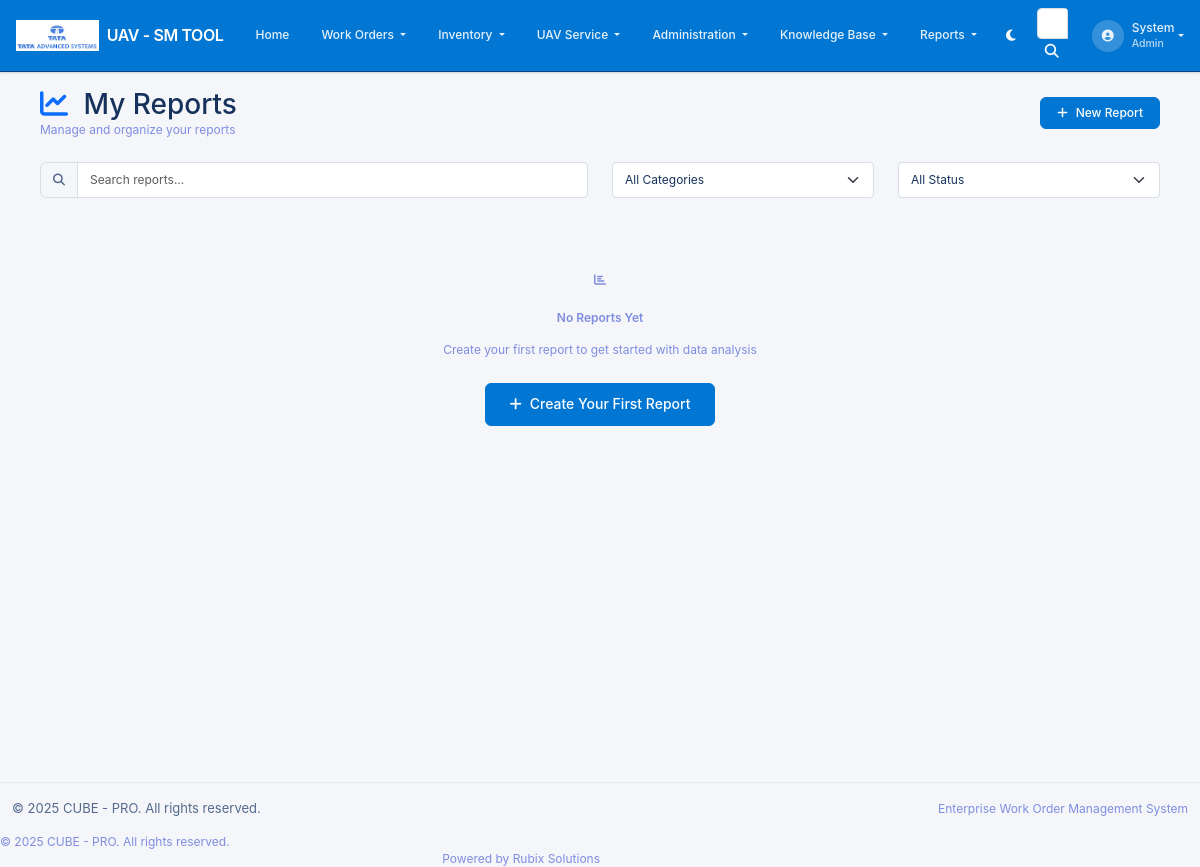
The page /reporting/reports (signed in) on the database as committed earlier.
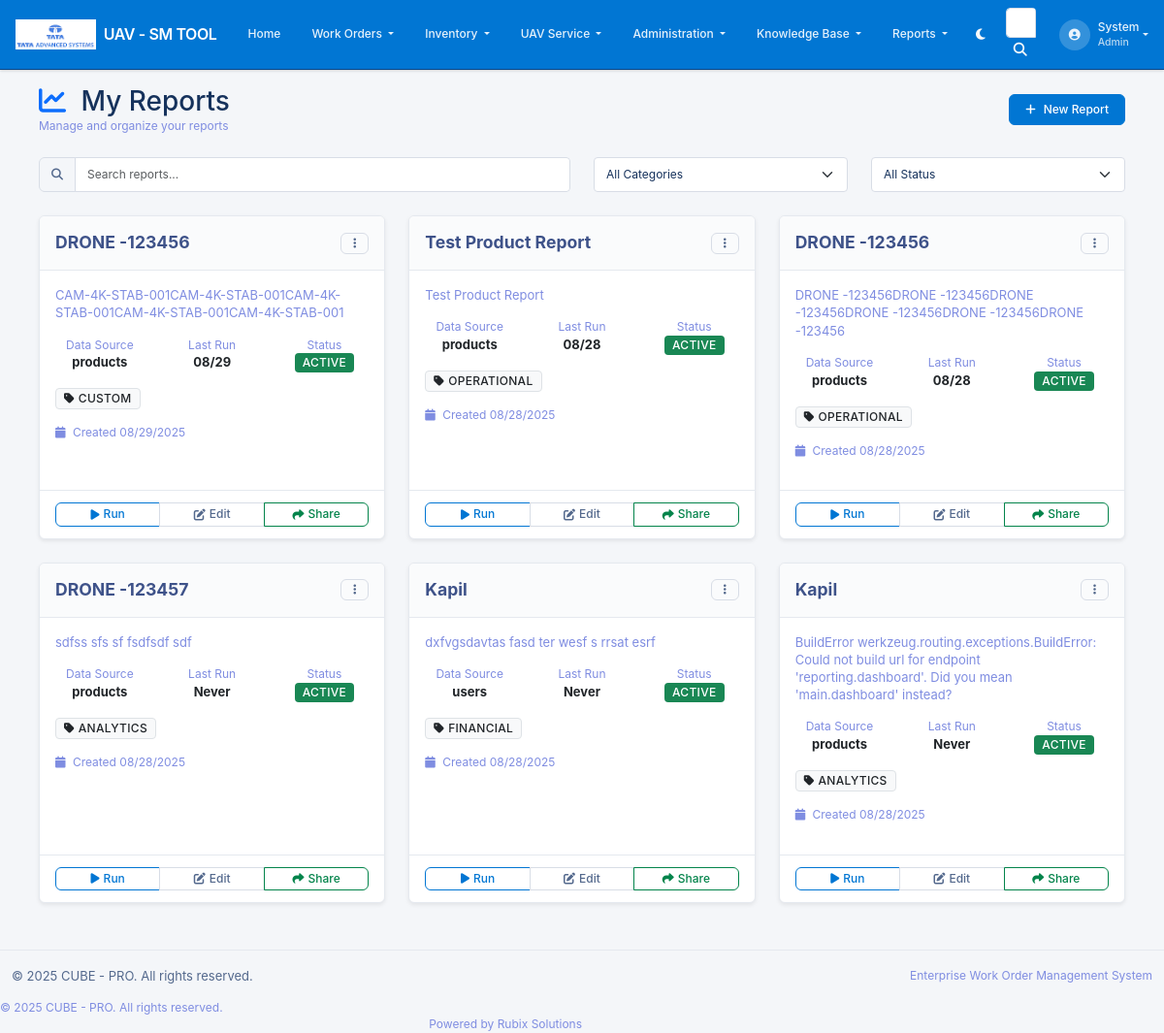
The same page on the database as committed later.
### app/reporting/models.py (models this page shows, shortened)
class Report(db.Model):
    __tablename__ = 'reports'
    id = db.Column(db.Integer, primary_key=True)
    name = db.Column(db.String(100), nullable=False)
    description = db.Column(db.Text)
    category = db.Column(db.String(50))
    status = db.Column(db.String(20), default='active')  # active, draft, archived
    data_source = db.Column(db.String(100))  # Table name
    columns = db.Column(db.Text)  # JSON string of selected columns
    filters = db.Column(db.Text)  # JSON string of filter conditions
    visualizations = db.Column(db.Text)  # JSON string of chart configurations
    tags = db.Column(db.String(200))
    template_type = db.Column(db.String(50), default='blank')
    created_by = db.Column(db.Integer, db.ForeignKey('users.id'), nullable=False)
    created_at = db.Column(db.DateTime, default=datetime.utcnow)
    updated_at = db.Column(db.DateTime, default=datetime.utcnow, onupdate=datetime.utcnow)
    last_execution = db.Column(db.DateTime)
    execution_count = db.Column(db.Integer, default=0)
    creator = db.relationship('User', backref='reports')
    executions = db.relationship('ReportExecution', backref='report', cascade='all, delete-orphan')
    schedules = db.relationship('ReportSchedule', backref='report', cascade='all, delete-orphan')
    shares = db.relationship('ReportShare', backref='report', cascade='all, delete-orphan')
    @property
    def columns_list(self):
        """Get columns as a list"""
        if self.columns:
            try:
                return json.loads(self.columns)
            except:
                return ['*']
        return ['*']
    @property
    def filters_list(self):
        """Get filters as a list"""
        if self.filters:
            try:
                return json.loads(self.filters)
            except:
                return []
        return []
    @property
    def visualizations_dict(self):
        """Get visualizations as a dictionary"""
        if self.visualizations:
            try:
                return json.loads(self.visualizations)
            except:
                return {}
        return {}
    @property
    def is_scheduled(self):
        return any(schedule.is_active for schedule in self.schedules)

### app/reporting/routes.py (the view)
@bp.route('/reports')
@login_required
def reports_list():
    search = request.args.get('search', '')
    category = request.args.get('category', '')
    status = request.args.get('status', '')
    filter_type = request.args.get('filter', '')
    query = Report.query.filter_by(created_by=current_user.id)
    if search:
        query = query.filter(Report.name.contains(search))
    if category:
        query = query.filter_by(category=category)
    if status:
        query = query.filter_by(status=status)
    if filter_type == 'scheduled':
        query = query.join(ReportSchedule).filter(ReportSchedule.is_active == True)
    elif filter_type == 'shared':
        query = query.join(ReportShare).filter(ReportShare.is_active == True)
    reports = query.order_by(Report.updated_at.desc()).all()
    return render_template('reporting/reports_list.html', reports=reports)

### app/__init__.py (called while the page is built)
@login_manager.user_loader
def load_user(user_id):
    from app.models import User
    return User.query.get(int(user_id))

### app/templates/reporting/reports_list.html (shortened to what the changed rows need)
{% extends "base.html" %}
{% block content %}
<div class="container-fluid">
    <div class="d-flex justify-content-between align-items-center mb-4">
        <div>
            <h1 class="h3 mb-0 text-gray-800">
                <i class="fas fa-chart-line text-primary me-2"></i>
                My Reports
            </h1>
        </div>
    </div>
    <div class="row" id="reportsGrid">
        {% for report in reports %}
        <div class="col-lg-4 col-md-6 mb-4 report-card"
             data-category="{{ report.category or '' }}"
             data-status="{{ report.status or 'active' }}"
             data-name="{{ report.name.lower() }}">
            <div class="card h-100 shadow-sm hover-shadow">
                <div class="card-header d-flex justify-content-between align-items-center py-3">
                    <h6 class="card-title mb-0 fw-bold">{{ report.name }}</h6>
                    <div class="dropdown">
                        <button class="btn btn-sm btn-outline-secondary" type="button" data-bs-toggle="dropdown">
                            <i class="fas fa-ellipsis-v"></i>
                        </button>
                    </div>
                </div>
                <div class="card-body">
                    <p class="card-text text-muted small mb-3">
                        {{ report.description or 'No description available' }}
                    </p>
                    <div class="row text-center mb-3">
                        <div class="col-4">
                            <small class="text-muted d-block">Data Source</small>
                            <strong class="small">{{ report.data_source or 'Not set' }}</strong>
                        </div>
                        <div class="col-4">
                            <small class="text-muted d-block">Last Run</small>
                            <strong class="small">
                                {% if report.last_execution %}
                                    {{ report.last_execution.strftime('%m/%d') }}
                                {% else %}
                                    Never
                                {% endif %}
                            </strong>
                        </div>
                        <div class="col-4">
                            <small class="text-muted d-block">Status</small>
                            <span class="badge bg-{{ 'success' if report.status == 'active' else 'secondary' if report.status == 'draft' else 'warning' }} small">
                                {{ report.status or 'Active' }}
                            </span>
                        </div>
                    </div>
                    {% if report.category %}
                    <div class="mb-3">
                        <span class="badge bg-light text-dark border">
                            <i class="fas fa-tag me-1"></i>{{ report.category }}
                        </span>
                    </div>
                    {% endif %}
                    <div class="d-flex justify-content-between align-items-center">
                        <small class="text-muted">
                            <i class="fas fa-calendar me-1"></i>
                            Created {{ report.created_at.strftime('%m/%d/%Y') }}
                        </small>
                    </div>
                </div>
                <div class="card-footer bg-transparent">
                    <div class="btn-group w-100">
                        <a href="{{ url_for('reporting.execute_report', id=report.id) }}"
                           class="btn btn-outline-primary btn-sm">
                            <i class="fas fa-play me-1"></i>Run
                        </a>
                        <a href="{{ url_for('reporting.report_builder', id=report.id) }}"
                           class="btn btn-outline-secondary btn-sm">
                            <i class="fas fa-edit me-1"></i>Edit
                        </a>
                        <button type="button" class="btn btn-outline-success btn-sm"
                                onclick="shareReport({{ report.id }})">
                            <i class="fas fa-share me-1"></i>Share
                        </button>
                    </div>
                </div>
            </div>
        </div>
        {% endfor %}
        {% if not reports %}
        <div class="col-12">
            <div class="text-center py-5">
                <i class="fas fa-chart-bar fa-4x text-muted mb-4"></i>
                <h4 class="text-muted mb-3">No Reports Yet</h4>
                <p class="text-muted mb-4">Create your first report to get started with data analysis</p>
                <a href="{{ url_for('reporting.new_report') }}" class="btn btn-primary btn-lg">
                    <i class="fas fa-plus me-2"></i>Create Your First Report
                </a>
            </div>
        </div>
        {% endif %}
    </div>
</div>
{% endblock %}

Rows that differ between the two databases and show on the page:
added Report: name "DRONE -123456", description "CAM-4K-STAB-001CAM-4K-STAB-001CAM-4K-STAB-001CAM-4K-STAB-001CAM-4K-STAB-001", data_source "products", last_execution "08/29", status "ACTIVE", category "CUSTOM", created_at "08/29/2025"
added Report: name "Test Product Report", description "Test Product Report", data_source "products", last_execution "08/28", status "ACTIVE", category "OPERATIONAL", created_at "08/28/2025"
added Report: name "DRONE -123456", description "DRONE -123456DRONE -123456DRONE -123456DRONE -123456DRONE -123456DRONE -123456", data_source "products", last_execution "08/28", status "ACTIVE", category "OPERATIONAL", created_at "08/28/2025"
added Report: name "DRONE -123457", description "sdfss sfs sf fsdfsdf sdf", data_source "products", shows "Never", status "ACTIVE", category "ANALYTICS", created_at "08/28/2025"
added Report: name "Kapil", description "dxfvgsdavtas fasd ter wesf s rrsat esrf", data_source "users", shows "Never", status "ACTIVE", category "FINANCIAL", created_at "08/28/2025"
added Report: name "Kapil", description "BuildError werkzeug.routing.exceptions.BuildError: Could not build url for endpoint 'reporting.dashboard'. Did you mean 'main.dashboard' instead?", data_source "products", shows "Never", status "ACTIVE", category "ANALYTICS", created_at "08/28/2025"
Other text that changed with them:
text no longer shown: "No Reports Yet Create your first report to get started with data analysis Create Your First Report"
